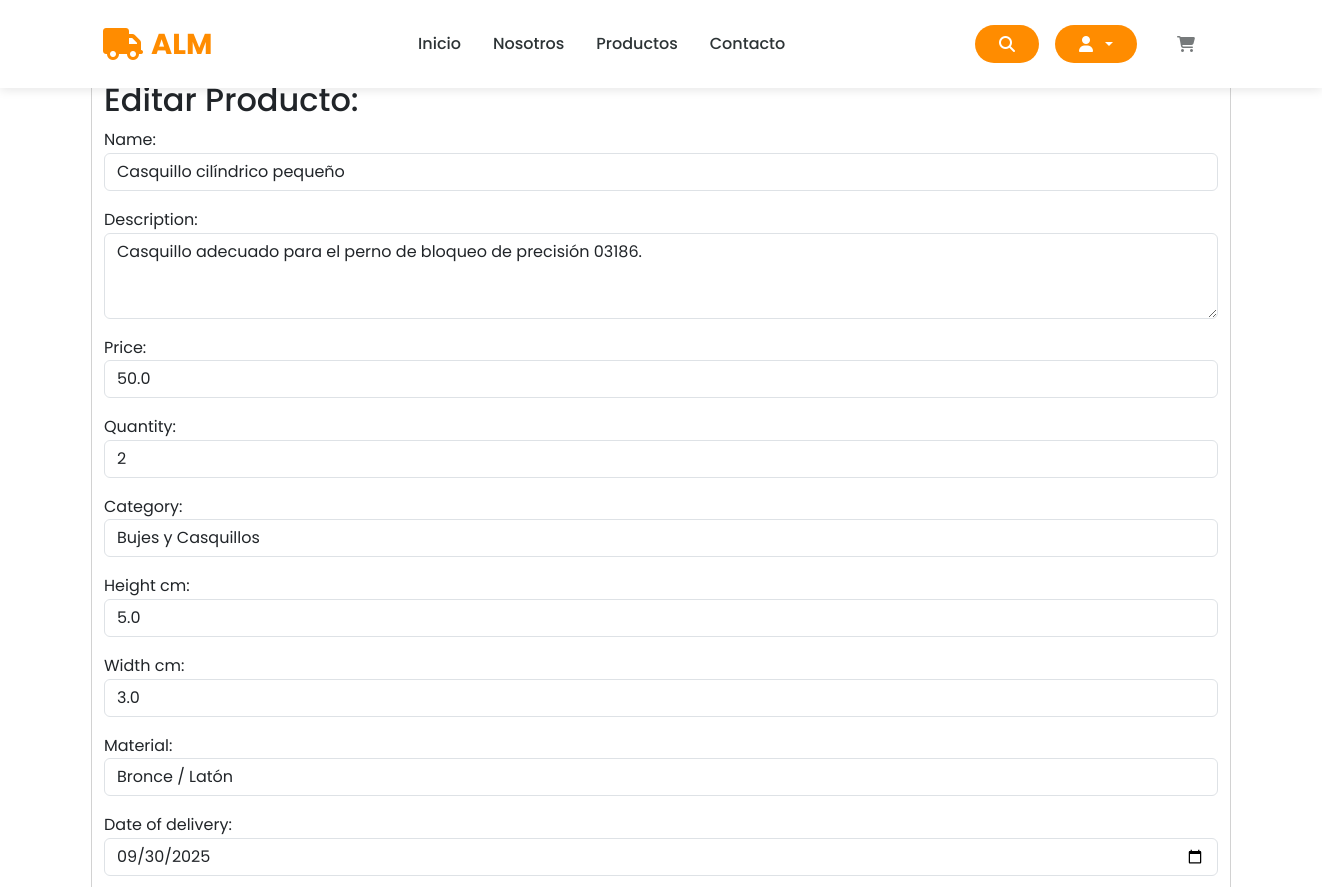
The page /edit_product/2/ (signed in, upper part) on the database as committed earlier.
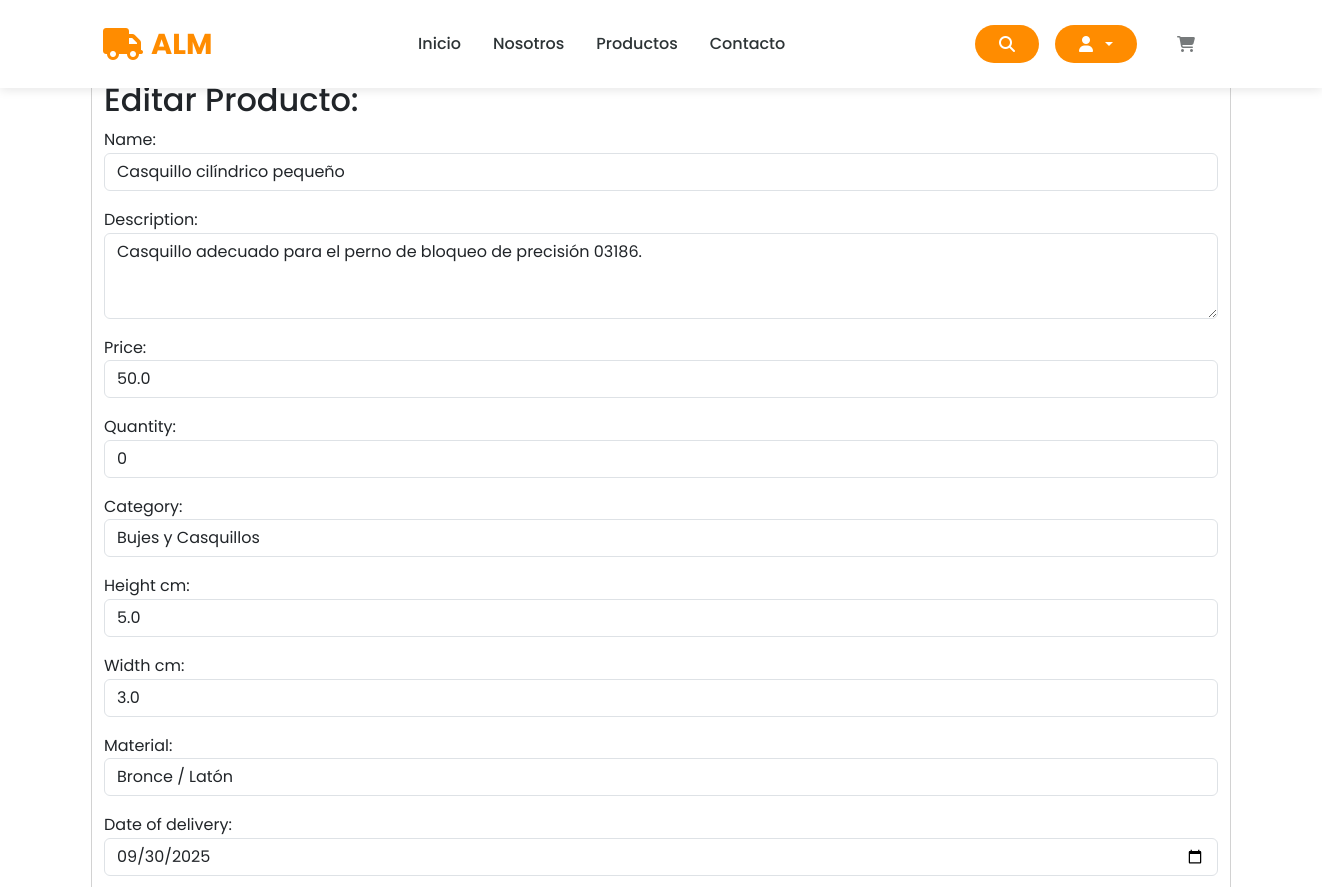
The same page on the database as committed later.
### store/models.py (models this page shows, shortened)
class Product(models.Model):
    CATEGORY_CHOICES = [
        ('Sujeción y Soporte', 'Sujeción y Soporte'),
        ('Motor y Transmisión', 'Motor y Transmisión'),
        ('Sistema hidraulico y Neumatico', 'Sistema hidraulico y Neumatico'),
        ('Bujes y Casquillos', 'Bujes y Casquillos'),
        ('Sistema de Frenos', 'Sistema de Frenos'),
        ('Accesorios y Misceláneos', 'Accesorios y Misceláneos'),
    ]
    MATERIAL_CHOICES = [
        ('Acero', 'Acero'),
        ('Hierro fundido', 'Hierro fundido'),
        ('Bronce / Latón', 'Bronce / Latón'),
        ('Aluminio', 'Aluminio'),
        ('Goma / Poliuretano', 'Goma / Poliuretano'),
        ('Otro', 'Otro'),
    ]
    PROVEEDOR_CHOICES = [
        ('Productos Almeyda', 'Productos Almeyda'),
    ]
    proveedor = models.CharField(max_length=100, choices=PROVEEDOR_CHOICES)
    seller = models.ForeignKey(User, on_delete=models.CASCADE)
    name = models.CharField(max_length=200)
    description = models.TextField(max_length=1000, null=True, blank=True)
    price = models.FloatField()
    offer_price = models.FloatField(null=True, blank=True)
    offer = models.BooleanField(default=False)
    quantity = models.IntegerField()
    category = models.CharField(max_length=50, choices=CATEGORY_CHOICES)
    height_cm = models.FloatField()
    width_cm = models.FloatField()
    material = models.CharField(max_length=50, choices=MATERIAL_CHOICES)
    likes = models.ManyToManyField(User, related_name='liked_products', blank=True)
    date_of_delivery = models.DateField(null=True, blank=True)
    image = models.ImageField(null=True, blank=False)
    imageuno = models.ImageField(null=True, blank=False)
    imagedos = models.ImageField(null=True, blank=False)
    imagetres = models.ImageField(null=True, blank=False)

### store/views.py (the view)
# urls.py: path('edit_product/<int:product_id>/', views.edit_product, name='edit_product'),
@login_required
def edit_product(request, product_id):
    data = cartData(request)
    cartItems = data['cartItems']
    product = get_object_or_404(Product, id=product_id, seller=request.user)
    if request.method == 'POST':
        form = ProductEditForm(request.POST, request.FILES, instance=product)
        if form.is_valid():
            product = form.save(commit=False)
            product.seller = request.user  # Asegura que el vendedor sea el usuario actual
            if product.offer and not product.offer_price:
                form.add_error('offer_price', 'Debe ingresar un precio de oferta si el producto está en oferta.')
                return render(request, 'store/editProduct.html', {'form': form, 'cartItems': cartItems})
            product.save()
            return redirect('productHistory')  # Redirige a la lista de productos
    else:
        form = ProductEditForm(instance=product)
    return render(request, 'store/editProduct.html', {'form': form, 'cartItems': cartItems})

### store/models.py (called while the page is built)
    @property
    def get_cart_items(self):
        return sum(item.quantity for item in self.orderitem_set.all())

### store/utils.py (called while the page is built)
def cartData(request):
    if request.user.is_authenticated:
        try:
            customer = request.user.customer
            order, created = Order.objects.get_or_create(customer=customer, complete=False)
            items = order.orderitem_set.all()
            cartItems = order.get_cart_items
        except Customer.DoesNotExist:
            items = []
            order = {'get_cart_total': 0, 'get_cart_items': 0, 'shipping': False}
            cartItems = 0
    else:
        items = []
        order = {'get_cart_total': 0, 'get_cart_items': 0, 'shipping': False}
        cartItems = 0
    return {'cartItems': cartItems, 'order': order, 'items': items}

### store/templates/store/editProduct.html (shortened to what this page needs)
{% extends 'store/main.html' %}
{% load static %}
{% block content %}
  <div class="container">
    <div class="card row justify-content-center">
      <h2>Editar Producto: {{ product.name }}</h2>
      <form method="POST" enctype="multipart/form-data">
        {% for field in form %}
          {% if field.name != 'offer' and field.name != 'offer_price' %}
            <p>
              {{ field.label_tag }}
              {{ field }}
            </p>
          {% endif %}
        {% endfor %}
      </form>
    </div>
  </div>
{% endblock %}

Rows that differ between the two databases and show on the page:
changed Product "Casquillo cilíndrico pequeño": quantity "2" → "0"
